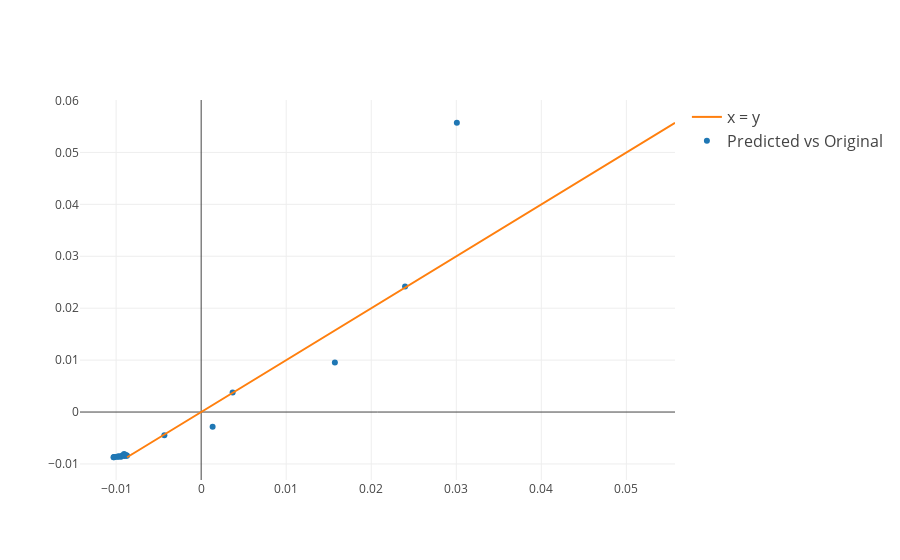

Source (notebook cell):
### Code cell
trace = go.Scatter(
    x=y_model_4,
    y=df_y_test.OrbitalPeriod,
    mode='markers',
    name = 'Predicted vs Original',
    line=dict(shape='linear')
)
trace1 = go.Scatter(
    x= df_y_test.OrbitalPeriod,
    y= df_y_test.OrbitalPeriod,
    mode='lines',
    name = 'x = y',
    line=dict(shape='linear')
)
data = [trace, trace1]
layout = dict(
    legend=dict(
        traceorder='reversed',
        font=dict(size=16)
    )
)
fig = dict(data=data, layout=layout)
plot.iplot(fig, filename='Scatter plot for Normal Regression')

### Figure 1 — Plotly figure (JSON) as saved in the notebook; plotly's stock layout.template omitted (floating-point values rounded to 4 significant figures)
{"data": [{"line": {"shape": "linear"}, "mode": "markers", "name": "Predicted vs Original", "type": "scatter", "x": [-0.00943, 0.001346, -0.01023, -0.00922, -0.009747, 0.01573, 0.03007, -0.009417, 0.0037, -0.009684, 0.02398, -0.008801, -0.009024, -0.004326, -0.008735, -0.009917, -0.008753, -0.01024, -0.01031, -0.009057], "y": [-0.008611, -0.00285, -0.008642, -0.008322, -0.008587, 0.009523, 0.05572, -0.008521, 0.003768, -0.00853, 0.02419, -0.008322, -0.008463, -0.004463, -0.008405, -0.008599, -0.008354, -0.008698, -0.008707, -0.008083]}, {"line": {"shape": "linear"}, "mode": "lines", "name": "x = y", "type": "scatter", "x": [-0.008611, -0.00285, -0.008642, -0.008322, -0.008587, 0.009523, 0.05572, -0.008521, 0.003768, -0.00853, 0.02419, -0.008322, -0.008463, -0.004463, -0.008405, -0.008599, -0.008354, -0.008698, -0.008707, -0.008083], "y": [-0.008611, -0.00285, -0.008642, -0.008322, -0.008587, 0.009523, 0.05572, -0.008521, 0.003768, -0.00853, 0.02419, -0.008322, -0.008463, -0.004463, -0.008405, -0.008599, -0.008354, -0.008698, -0.008707, -0.008083]}], "layout": {"legend": {"font": {"size": 16}, "traceorder": "reversed"}}}
